Frame 1 (no input): blank canvas, image omitted
Frame 60 (the mouse pressed at the canvas centre just before this capture): blank canvas, image omitted
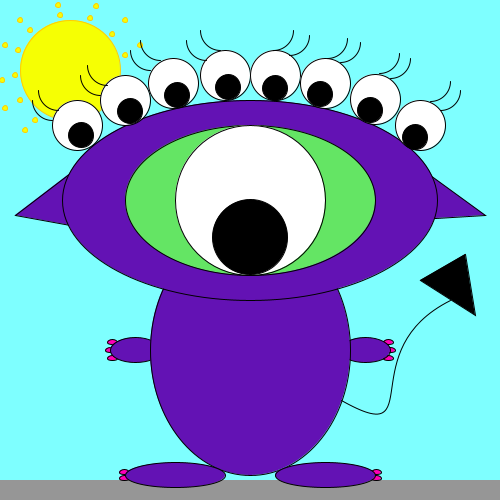
Frame 120 (the mouse held since frame 60 and released just before this capture)

The Processing sketch whose frames 1 and 60 were blank and that drew this single picture after the mouse press (run headless with seeded random() and noise(); from frame 60 on, the mouse is pressed at the canvas centre):

// Processing sketch: processing_24351
// ── processing_24351.pde

void setup() {
  size (500,500);
}

void draw() {
println(mousePressed);
  int centerX=mouseX;
  int centerY=mouseY;

int centreX = 250;
int centreY = 250;



//background-night
  if (mouseX>10){
    for (int y=0; y<=height; y+=15) {
      for (int x=0; x<=width; x+=40) {
        background(16,22,52);
        noStroke();        
        fill(255);
        ellipse(centreX-180, centreY-180, 100, 100); //moon
        fill(150); //concrete
        rect(0,480,500,20);
      }
    }
    
//background change colour-to daytime
if (mousePressed==true) { 
  background(126,277,255);
  stroke(255,205,3);
  fill(246,255,3);
  ellipse(centreX-180, centreY-180, centreX-150, centreY-150); //sun
  
//rays
ellipse(5,45,5,5);
ellipse(18,50,5,5);
  
ellipse(15,75,5,5);
ellipse(2,80,5,5);
  
ellipse(5,108,5,5);
ellipse(20,100,5,5);
  
ellipse(25,130,5,5);
ellipse(35,120,5,5);
   
ellipse(30,30,5,5);
ellipse(20,20,5,5);
  
ellipse(60,15,5,5);
ellipse(58,5,5,5);
  
ellipse(90,18,5,5);
ellipse(96,6,5,5);
  
ellipse(112,34,5,5);
ellipse(125,20,5,5);
  
ellipse(125,55,5,5);
ellipse(140,45,5,5);
  
  
//concrete
  fill(150); 
  noStroke();
  rect(centreX-250, centreY+230, centreX+250, centreY-230);
}


//claws
stroke(0,0,0);
smooth();
fill(255, 0, 183);
ellipse(centreX-138, centreY+92, centreX-240, centreY-245);
ellipse(centreX-140, centreY+100, centreX-240, centreY-245);
ellipse(centreX-138, centreY+108, centreX-240, centreY-245);

ellipse(centreX+138, centreY+92, centreX-240, centreY-245);
ellipse(centreX+140, centreY+100, centreX-240, centreY-245);
ellipse(centreX+138, centreY+108, centreX-240, centreY-245);

ellipse(centreX-126, centreY+222, centreX-240, centreY-245);
ellipse(centreX-126, centreY+228, centreX-240, centreY-245);

ellipse(centreX+126, centreY+222, centreX-240, centreY-245);
ellipse(centreX+126, centreY+228, centreX-240, centreY-245);


//hands
fill(99, 18, 180);
for (int i=centreX-115; i<centreX*2; i+=centreX-20){
  ellipse(i, centreX+100, centreX-200, centreY-225);
}

//ears
fill(99, 18, 180);
triangle(centreX-235, centreY-35, centreX-180, centreY-77, centreX-180, centreY-25);
triangle(centreX+235, centreY-35, centreX+180, centreY-75, centreX+70, centreY-25);

//head and body/*
fill(99, 18, 180);
ellipse(centreX, centreY+100, centreX-50, centreY);
ellipse(centreX, centreY-50, centreX+125, centreY-50);

//feet/*
fill(99, 18, 180);
for (int e=centreX-75; e<centreX+150; e+=centreX-100){
  ellipse(e, centreX+225, 100, 25);
}

//eye
fill(255, 255, 255);
ellipse(centreX-173, centreY-125, centreX-200, centreY-200);
ellipse(centreX-125, centreY-150, centreX-200, centreY-200);
ellipse(centreX-77, centreY-167, centreX-200, centreY-200);
ellipse(centreX-25, centreY-175, centreX-200, centreY-200);
ellipse(centreX+25, centreY-175, centreX-200, centreY-200);
ellipse(centreX+75, centreY-167, centreX-200, centreY-200);
ellipse(centreX+125, centreY-151, centreX-200, centreY-200);
ellipse(centreX+170, centreY-125, centreX-200, centreY-200);

//eyeBall(BLACK)
fill(0, 0, 0);
ellipse(centreX-169, centreY-115, centreX-225, centreY-225);
ellipse(centreX-120, centreY-139, centreX-225, centreY-225);
ellipse(centreX-73, centreY-155, centreX-225, centreY-225);
ellipse(centreX-22, centreY-163, centreX-225, centreY-225);
ellipse(centreX+25, centreY-162, centreX-225, centreY-225);
ellipse(centreX+70, centreY-156, centreX-225, centreY-225);
ellipse(centreX+120, centreY-140, centreX-225, centreY-225);
ellipse(centreX+165, centreY-113, centreX-225, centreY-225);

//eyeLashes(FACING_LEFT)
noFill();
arc(centreX-198, centreY-150, centreX-210, 40, PI/2, PI);
arc(centreX-192, centreY-160, centreX-210, 40, PI/2, PI);

arc(centreX-150, centreY-175, centreX-210, 40, PI/2, PI);
arc(centreX-143, centreY-185, centreX-210, 40, PI/2, PI);

arc(centreX-100, centreY-200, centreX-210, 40, PI/2, PI);
arc(centreX-90, centreY-210, centreX-210, 40, PI/2, PI);

arc(centreX-44, centreY-210, centreX-210, 40, PI/2, PI);
arc(centreX-30, centreY-220, centreX-210, 40, PI/2, PI);

//eyeLashes(FACING_RIGHT)
noFill();
arc(centreX+23, centreY-220, centreX-210, centreY-210, 0, PI/2);
arc(centreX+39, centreY-215, centreX-210, centreY-210, 0, PI/2);

arc(centreX+77, centreY-212, centreX-210, centreY-210, 0, PI/2);
arc(centreX+90, centreY-208, centreX-210, centreY-210, 0, PI/2);

arc(centreX+129, centreY-197, centreX-210, centreY-210, 0, PI/2);
arc(centreX+140, centreY-192, centreX-210, centreY-210, 0, PI/2);

arc(centreX+180, centreY-169, centreX-210, centreY-210, 0, PI/2);
arc(centreX+190, centreY-160, centreX-210, centreY-210, 0, PI/2);

//giantEye
fill(100,229,100);
ellipse(centreX, centreY-50, centreX, centreY-100);
fill(255, 255, 255);
ellipse(centreX, centreY-50, centreX-100, centreY-100);

//giantEyeBall
fill(0, 0, 0);
ellipse(centreX, centreY-13, centreX-175, centreY-175);


//tail
triangle(centreX+215, centreX+4, centreY+225, centreY+65, centreX+170, centreY+30);
noFill();
bezier(centreX+200, centreY+50, centreX+100, centreY+100, centreX+180, centreY+200, centreX+91, centreY+150);




  }
}
